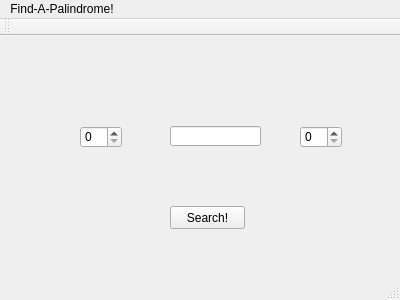
<?xml version="1.0" encoding="UTF-8"?>
<ui version="4.0">
 <class>MainWindow</class>
 <widget class="QMainWindow" name="MainWindow">
  <property name="geometry">
   <rect>
    <x>0</x>
    <y>0</y>
    <width>400</width>
    <height>300</height>
   </rect>
  </property>
  <property name="windowTitle">
   <string>MainWindow</string>
  </property>
  <widget class="QWidget" name="centralWidget">
   <widget class="QPushButton" name="searchBtn">
    <property name="geometry">
     <rect>
      <x>170</x>
      <y>170</y>
      <width>75</width>
      <height>23</height>
     </rect>
    </property>
    <property name="text">
     <string>Search!</string>
    </property>
   </widget>
   <widget class="QSpinBox" name="inputOne">
    <property name="geometry">
     <rect>
      <x>80</x>
      <y>90</y>
      <width>42</width>
      <height>22</height>
     </rect>
    </property>
   </widget>
   <widget class="QSpinBox" name="inputTwo">
    <property name="geometry">
     <rect>
      <x>300</x>
      <y>90</y>
      <width>42</width>
      <height>22</height>
     </rect>
    </property>
   </widget>
   <widget class="QLineEdit" name="largestPalindromeDisplay">
    <property name="geometry">
     <rect>
      <x>170</x>
      <y>90</y>
      <width>91</width>
      <height>20</height>
     </rect>
    </property>
   </widget>
  </widget>
  <widget class="QMenuBar" name="menuBar">
   <property name="geometry">
    <rect>
     <x>0</x>
     <y>0</y>
     <width>400</width>
     <height>21</height>
    </rect>
   </property>
   <widget class="QMenu" name="menuFind_A_Palindrome">
    <property name="title">
     <string>Find-A-Palindrome!</string>
    </property>
   </widget>
   <addaction name="menuFind_A_Palindrome"/>
  </widget>
  <widget class="QToolBar" name="mainToolBar">
   <attribute name="toolBarArea">
    <enum>TopToolBarArea</enum>
   </attribute>
   <attribute name="toolBarBreak">
    <bool>false</bool>
   </attribute>
  </widget>
  <widget class="QStatusBar" name="statusBar"/>
 </widget>
 <layoutdefault spacing="6" margin="11"/>
 <resources/>
 <connections/>
</ui>
